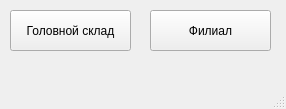
<?xml version="1.0" encoding="UTF-8"?>
<ui version="4.0">
 <class>MainWindow</class>
 <widget class="QMainWindow" name="MainWindow">
  <property name="geometry">
   <rect>
    <x>0</x>
    <y>0</y>
    <width>286</width>
    <height>109</height>
   </rect>
  </property>
  <property name="windowTitle">
   <string>MainWindow</string>
  </property>
  <widget class="QWidget" name="centralwidget">
   <widget class="QPushButton" name="main_storage">
    <property name="geometry">
     <rect>
      <x>10</x>
      <y>10</y>
      <width>121</width>
      <height>41</height>
     </rect>
    </property>
    <property name="text">
     <string>Головной склад</string>
    </property>
   </widget>
   <widget class="QPushButton" name="filial">
    <property name="geometry">
     <rect>
      <x>150</x>
      <y>10</y>
      <width>121</width>
      <height>41</height>
     </rect>
    </property>
    <property name="text">
     <string>Филиал</string>
    </property>
   </widget>
  </widget>
  <widget class="QMenuBar" name="menubar">
   <property name="geometry">
    <rect>
     <x>0</x>
     <y>0</y>
     <width>286</width>
     <height>21</height>
    </rect>
   </property>
  </widget>
  <widget class="QStatusBar" name="statusbar"/>
 </widget>
 <resources/>
 <connections/>
</ui>
